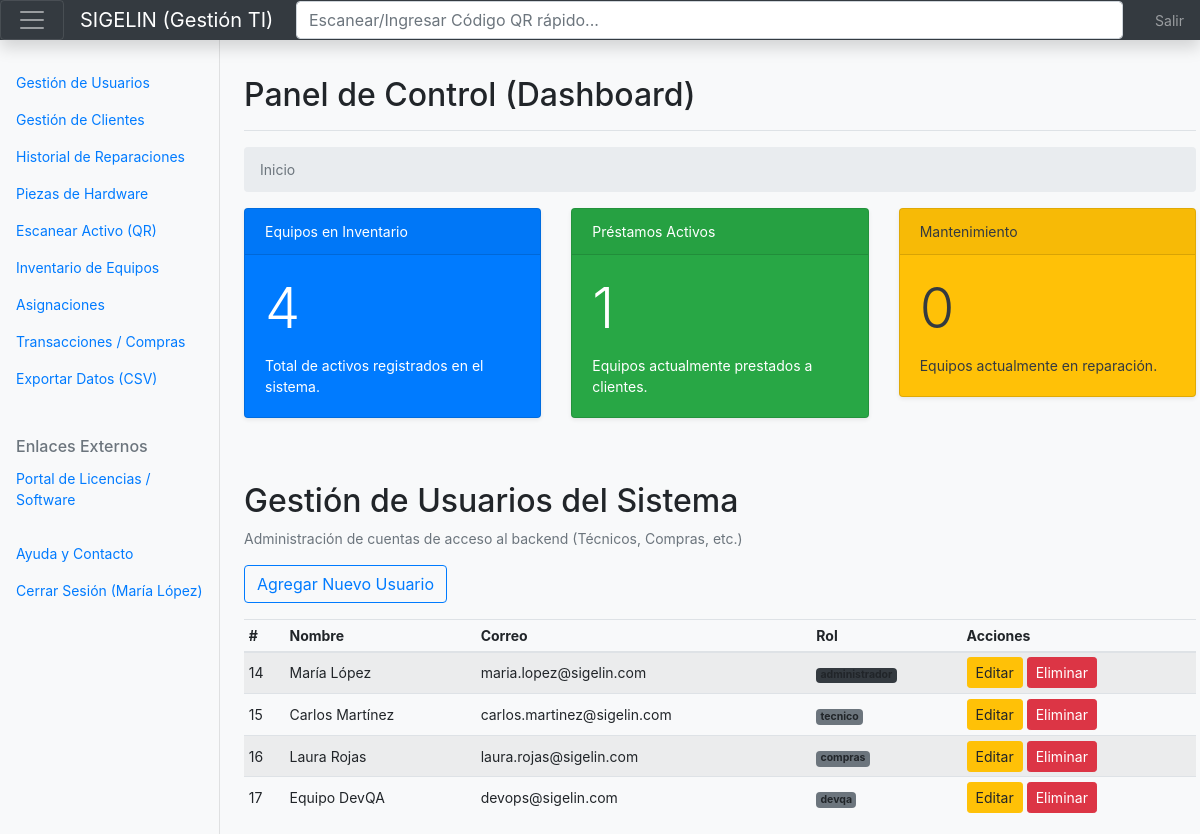
The app's page /index.php (signed in) with its own data.
### tables this page shows
CREATE TABLE IF NOT EXISTS `usuariosistema` (
  `id_usuario` int NOT NULL AUTO_INCREMENT,
  `nombre` varchar(200) NOT NULL,
  `correo_electronico` varchar(200) NOT NULL,
  `contrasena_hash` varchar(255) NOT NULL,
  `rol` varchar(50) DEFAULT 'empleado',
  PRIMARY KEY (`id_usuario`),
  UNIQUE KEY `correo_electronico` (`correo_electronico`)
);

### index.php (the view, shortened to what this page needs)
<?php
$db = new Database();
$conn = $db->dbConnection();
$stmt = $conn->query("SELECT COUNT(*) FROM equipo");
$total_equipos = $stmt->fetchColumn();
$stmt = $conn->query("SELECT COUNT(*) FROM asignacion WHERE estado = 'Activo'");
$total_asignaciones = $stmt->fetchColumn();
$stmt = $conn->query("SELECT COUNT(*) FROM reparacion WHERE estado = 'En Progreso'");
$total_reparaciones = $stmt->fetchColumn();
$query = "SELECT id_usuario, nombre, correo_electronico, rol FROM usuariosistema";
$stmt = $conn->prepare($query);
$stmt->execute();
?>
<!doctype html>
<html lang="es">
<?php require_once 'includes/head.php'; ?>
<body>
<?php require_once 'includes/header.php'; ?>
<div class="container-fluid">
    <div class="row">
        <?php require_once 'includes/sidebar.php'; ?>
        <main role="main" class="col-md-9 ms-sm-auto col-lg-10 px-4">
            <div class="d-flex justify-content-between flex-wrap flex-md-nowrap align-items-center pt-3 pb-2 mb-3 border-bottom">
                <h1 class="h2">Panel de Control (Dashboard)</h1>
            </div>
            <nav aria-label="breadcrumb">
              <ol class="breadcrumb">
                <li class="breadcrumb-item active" aria-current="page">Inicio</li>
              </ol>
            </nav>
            <div class="row mb-4">
                <div class="col-md-4">
                    <div class="card text-white bg-primary mb-3 shadow-sm">
                        <div class="card-header">Equipos en Inventario</div>
                        <div class="card-body">
                            <h1 class="card-title display-4"><?= $total_equipos; ?></h1>
                            <p class="card-text">Total de activos registrados en el sistema.</p>
                        </div>
                    </div>
                </div>
                <div class="col-md-4">
                    <div class="card text-white bg-success mb-3 shadow-sm">
                        <div class="card-header">Préstamos Activos</div>
                        <div class="card-body">
                            <h1 class="card-title display-4"><?= $total_asignaciones; ?></h1>
                            <p class="card-text">Equipos actualmente prestados a clientes.</p>
                        </div>
                    </div>
                </div>
                <div class="col-md-4">
                    <div class="card text-white bg-warning mb-3 shadow-sm">
                        <div class="card-header text-dark">Mantenimiento</div>
                        <div class="card-body text-dark">
                            <h1 class="card-title display-4"><?= $total_reparaciones; ?></h1>
                            <p class="card-text">Equipos actualmente en reparación.</p>
                        </div>
                    </div>
                </div>
            </div>
            <h2 class="mt-5">Gestión de Usuarios del Sistema</h2>
            <p class="text-muted">Administración de cuentas de acceso al backend (Técnicos, Compras, etc.)</p>
            <a href="form.php" class="btn btn-outline-primary mb-3">Agregar Nuevo Usuario</a>
            <div class="table-responsive">
                <table class="table table-striped table-sm">
                    <thead>
                        <tr>
                            <th>#</th>
                            <th>Nombre</th>
                            <th>Correo</th>
                            <th>Rol</th>
                            <th>Acciones</th>
                        </tr>
                    </thead>
                    <tbody>
                    <?php
                    if ($stmt->rowCount() > 0) {
                        while ($row = $stmt->fetch(PDO::FETCH_ASSOC)) {
                            ?>
                            <tr>
                                <td><?= $row['id_usuario']; ?></td>
                                <td><?= htmlspecialchars($row['nombre']); ?></td>
                                <td><?= htmlspecialchars($row['correo_electronico']); ?></td>
                                <td>
                                    <span class="badge bg-<?= ($row['rol'] == 'administrador') ? 'dark' : 'secondary'; ?>">
                                        <?= htmlspecialchars($row['rol']); ?>
                                    </span>
                                </td>
                                <td>
                                    <a href="form.php?edit_id=<?= $row['id_usuario']; ?>" class="btn btn-sm btn-warning">Editar</a>
                                    <a class="confirmation btn btn-sm btn-danger" href="index.php?delete_id=<?= $row['id_usuario']; ?>">Eliminar</a>
                                </td>
                            </tr>
                        <?php }
                    } else {
                        echo '<tr><td colspan="5" class="text-center">No hay usuarios registrados.</td></tr>';
                    }
                    ?>
                    </tbody>
                </table>
            </div>
        </main>
    </div>
</div>
</body>
</html>

### css/dashboard.css (style rules this page uses)
body { font-size: 0.875rem; background-color: #f8f9fa; }
.table td, .table th { vertical-align: middle; }
@media (min-width: 768px) { main { margin-left: 220px; padding-top: 20px; } }

### records on screen
usuariosistema: id_usuario "14", nombre "María López", correo_electronico "maria.lopez@sigelin.com", rol "administrador"
usuariosistema: id_usuario "15", nombre "Carlos Martínez", correo_electronico "carlos.martinez@sigelin.com", rol "tecnico"
usuariosistema: id_usuario "16", nombre "Laura Rojas", correo_electronico "laura.rojas@sigelin.com", rol "compras"
usuariosistema: id_usuario "17", nombre "Equipo DevQA", correo_electronico "devops@sigelin.com", rol "devqa"

### other values on screen
$_SESSION['user_nombre'] "María López"
$total_equipos "4"
$total_asignaciones "1"
$total_reparaciones "0"
